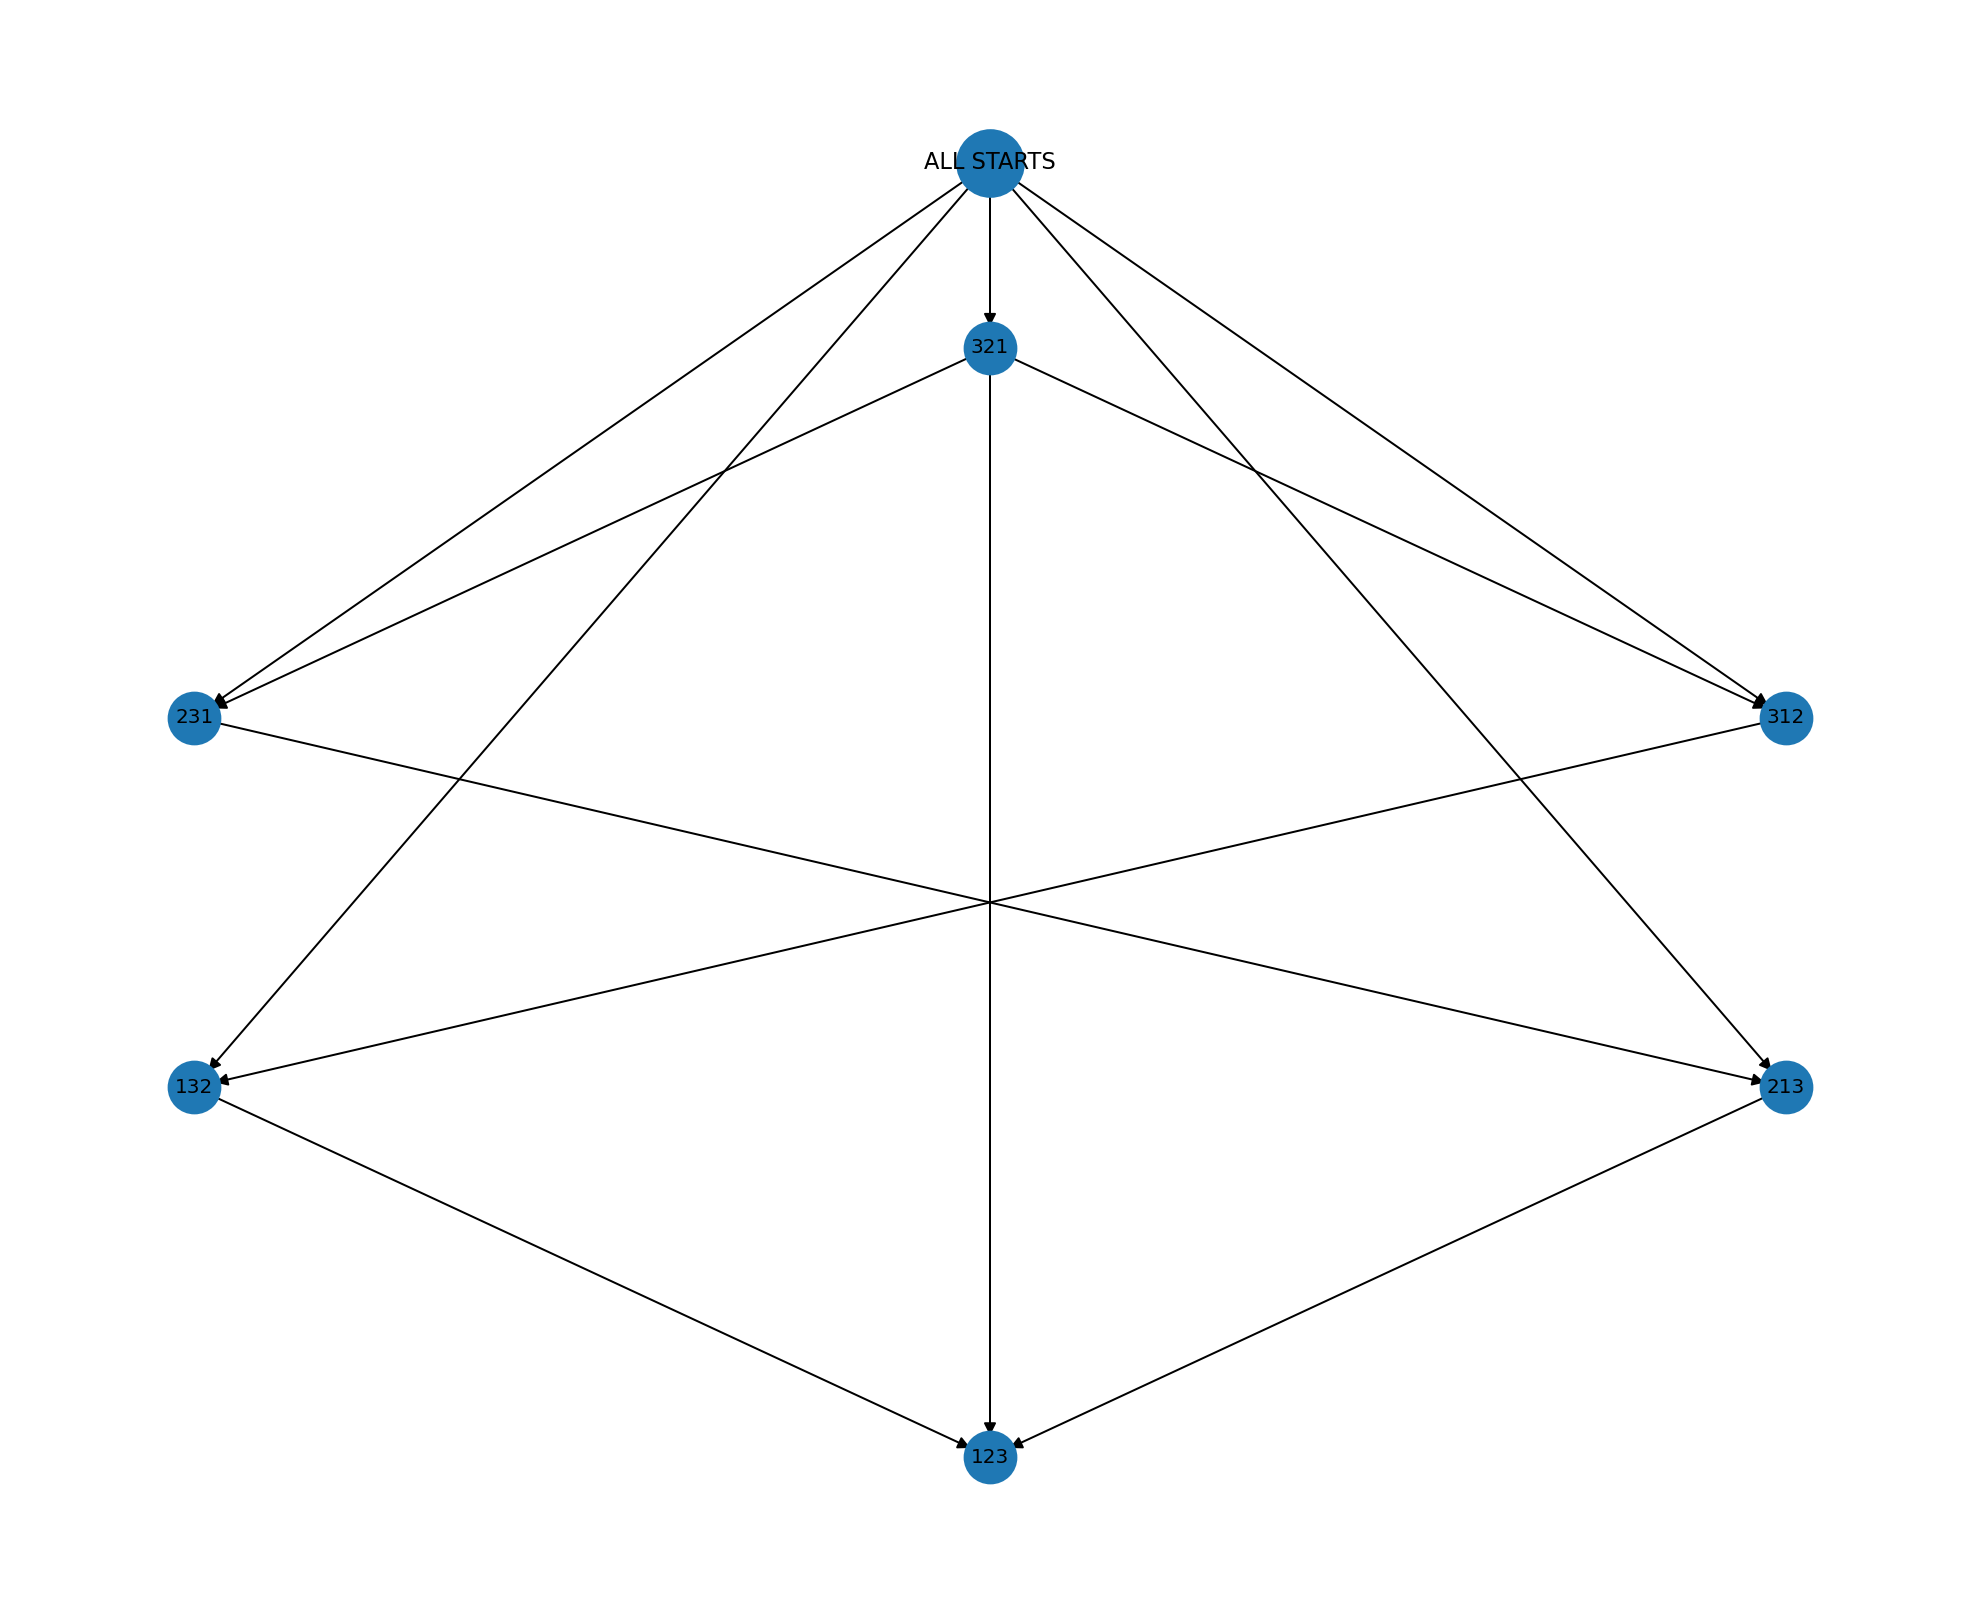

The Python source for this figure:
#!/usr/bin/env python3
# bubble2.py — Multiway bubble-sort graph "starting from all states"
# - Adds a synthetic super-source node that points to *every* state
# - Works with distinct values (-n N) or explicit lists with duplicates (--values 3,1,1,2)
# - Exports GraphML (portable) and optional PNG (headless-safe)

import argparse, sys
from itertools import permutations

try:
    import networkx as nx
except ImportError:
    print("Please install networkx:  pip install networkx", file=sys.stderr)
    sys.exit(1)

SUPER = "__START__"

def inversions(t):
    inv = 0
    for i in range(len(t)):
        for j in range(i+1, len(t)):
            if t[i] > t[j]:
                inv += 1
    return inv

def bubble_neighbors(t):
    t = list(t)
    for i in range(len(t)-1):
        if t[i] > t[i+1]:
            q = t.copy()
            q[i], q[i+1] = q[i+1], q[i]
            yield tuple(q)

def states_from_n(n):
    return list(permutations(range(1, n+1)))

def states_from_values(values):
    # allow duplicates; dedupe equal permutations
    return sorted(set(permutations(values)))

def multiway_bubble(states):
    """Edges point from state -> result of one bubble step (reduces inversions)."""
    G = nx.DiGraph()
    G.add_nodes_from(states)
    for p in states:
        for q in bubble_neighbors(p):
            G.add_edge(p, q)
    return G

def add_super_source(G, states):
    """Add a single super-source with edges to *all* states (visual only)."""
    G.add_node(SUPER)
    for s in states:
        G.add_edge(SUPER, s)

def layered_layout_all_start(G):
    """
    Place SUPER at the top, then layer real states by inversion count
    (higher inversion count higher up). This makes edges flow downward.
    """
    pos = {}
    # Top: the visual super-source
    if SUPER in G:
        pos[SUPER] = (0, 1.5)

    # Group real nodes by inversion count
    levels = {}
    for node in G.nodes():
        if node == SUPER:
            continue
        inv = inversions(node)
        levels.setdefault(inv, []).append(node)

    # Sort levels: highest inversion at the top
    sorted_levels = sorted(levels.items(), key=lambda kv: -kv[0])

    # Spread nodes horizontally within each level
    for yi, (inv, nodes) in enumerate(sorted_levels):
        m = len(nodes)
        xs = [i - (m - 1) / 2 for i in range(m)]
        y = 1 - yi  # start just under the super-source and go downward
        for x, node in zip(xs, nodes):
            pos[node] = (x, y)
    return pos

def main():
    p = argparse.ArgumentParser(description="Multiway bubble-sort graph starting from *all* states.")
    g = p.add_mutually_exclusive_group(required=True)
    g.add_argument("-n", type=int, help="Size n; states are permutations of 1..n (distinct values).")
    g.add_argument("--values", type=str, help="Comma-separated values (supports duplicates), e.g. 3,1,1,2")

    p.add_argument("--graphml", default=None, help="Output GraphML (default: bubble2_n{n}.graphml or bubble2_vals.graphml)")
    p.add_argument("--png", default=None, help="Optional PNG render (headless; requires matplotlib)")
    p.add_argument("--no-super", action="store_true", help="Disable super-source (advanced)")

    args = p.parse_args()

    if args.n is not None:
        states = states_from_n(args.n)
        graphml_path = args.graphml or f"bubble2_n{args.n}.graphml"
        sorted_state = tuple(range(1, args.n + 1))
        label = f"n={args.n}"
    else:
        values = tuple(int(x.strip()) for x in args.values.split(","))
        states = states_from_values(values)
        graphml_path = args.graphml or "bubble2_vals.graphml"
        sorted_state = tuple(sorted(values))
        label = f"values={values}"

    print(f"States (all initial conditions): {len(states)}  [{label}]")

    # Build the bubble-step multiway graph
    G = multiway_bubble(states)

    # Add super-source so the visualization clearly "starts from all states"
    if not args.no_super:
        add_super_source(G, states)

    # Basic stats
    is_dag = nx.is_directed_acyclic_graph(G)
    sinks = [n for n in G.nodes() if G.out_degree(n) == 0]
    sources = [n for n in G.nodes() if G.in_degree(n) == 0]
    print(f"Nodes: {G.number_of_nodes()}  Edges: {G.number_of_edges()}")
    print(f"DAG: {is_dag}  Sources: {len(sources)}  Sinks: {len(sinks)}")
    if sorted_state in G and sorted_state in sinks:
        print(f"Sorted state {sorted_state} is a sink (as expected).")

    # Export GraphML (portable)
    nx.write_graphml(G, graphml_path)
    print(f"Wrote GraphML -> {graphml_path}")

    # Optional PNG (headless)
    if args.png:
        try:
            import matplotlib
            matplotlib.use("Agg")
            import matplotlib.pyplot as plt
            pos = layered_layout_all_start(G)
            plt.figure(figsize=(11, 9))
            # Node styling
            real_nodes = [n for n in G.nodes() if n != SUPER]
            node_labels = {n: "".join(map(str, n)) for n in real_nodes}
            # draw real nodes
            nx.draw_networkx_nodes(G, pos, nodelist=real_nodes, node_size=420)
            nx.draw_networkx_labels(G, pos, labels=node_labels, font_size=8)
            # draw super-source distinctly if present
            if SUPER in G:
                nx.draw_networkx_nodes(G, pos, nodelist=[SUPER], node_size=700)
                nx.draw_networkx_labels(G, pos, labels={SUPER: "ALL STARTS"}, font_size=9)
            # edges
            nx.draw_networkx_edges(G, pos, arrows=True, arrowstyle='-|>', arrowsize=10, width=0.8)
            plt.axis('off'); plt.tight_layout()
            plt.savefig(args.png, dpi=180); plt.close()
            print(f"Wrote PNG -> {args.png}")
        except ImportError:
            print("matplotlib not installed; skipped PNG (pip install matplotlib)")

if __name__ == "__main__":
    # Lazy import here to keep error messages clean
    import networkx as nx
    main()
